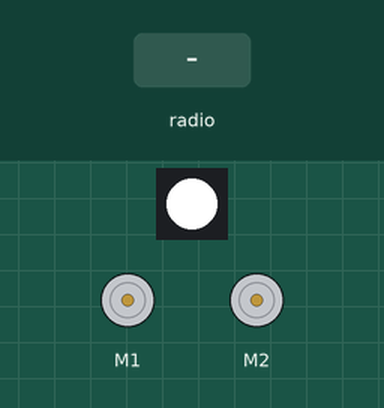
This program was run on a simulated CircuitPython board. Parts: 1 RGB LEDs in strip order, left to right, 2 × DC motor (green arrow = forward, orange = backward, longer = faster). The inputs (shaded band) are chosen by the test bench. No radio messages arrive unless stated (any console line starting 'radio sent:' is added by the test bench); the clock reads 2024-03-15 10:24:30 at power-on unless the program sets it.

Above: at 5.0 s.
5.1 s: radio message "CABRILLO VPF DIVE" arrives
At 5.4 s:
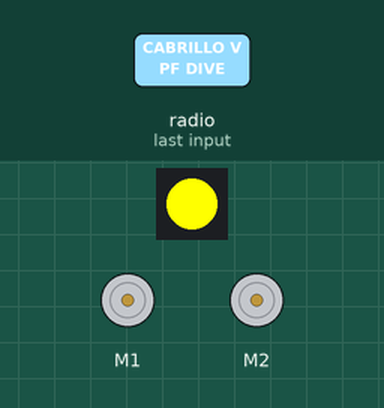
At 36.7 s:
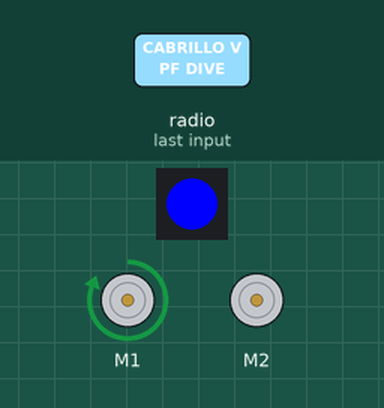
Timing chart, 0 to 51.8 s (numbered marks = the images above; inputs shaded):
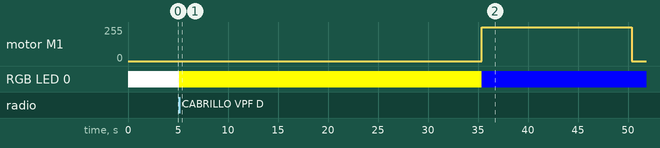

The program:

main.py
```python
'''
code.py

SeaHawk Vertical Profiling Float Code

Copyright (C) 2022-2023 Cabrillo Robotics Club

This program is free software: you can redistribute it and/or modify
it under the terms of the GNU Affero General Public License as published by
the Free Software Foundation, either version 3 of the License, or
(at your option) any later version.

This program is distributed in the hope that it will be useful,
but WITHOUT ANY WARRANTY; without even the implied warranty of
MERCHANTABILITY or FITNESS FOR A PARTICULAR PURPOSE.  See the
GNU Affero General Public License for more details.

You should have received a copy of the GNU Affero General Public License
along with this program.  If not, see <https://www.gnu.org/licenses/>.

Cabrillo Robotics Club
6500 Soquel Drive Aptos, CA 95003
cabrillorobotics@gmail.com
'''

# # # # # # # #
# CONSTANTS
# # # # # # # #

# team number as defined by MATE
TEAM_NUM = "PN03"

# LoRa Device ID for the Float Transceiver
FLOAT_LORA_ID = 18

# LoRa Device ID for the Deck Transceiver
DECK_LORA_ID = 28

# number of seconds to wait on the surface transmitting before diving again
TRANSMIT_DURATION = 30

# number of seconds it takes for the pump to fill the tank
BILGE_FILL_DURATION = 15

# number of seconds it takes for the float to sink to the bottom
DIVE_DURATION = 45

# number of seconds it takes for the pump to empty the tank
BILGE_EMPTY_DURATION = 15

# number of seconds it takes for the float to rise to the surface
SURFACE_DURATION = 15


# # # # # # # #
# IMPORTS
# # # # # # # #

import time
import board
import busio
import digitalio
from adafruit_motorkit import MotorKit

# lora radio library
import adafruit_rfm9x

# neopixel
import neopixel

# # # # # # # # #
# BUS SETUP
# # # # # # # # #

# instantiate the spi interface
spi = busio.SPI(board.SCK, MOSI=board.MOSI, MISO=board.MISO)

# LoRa Module Chip Select on Digital Pin 5
CS = digitalio.DigitalInOut(board.D5)

# LoRa Module Reset on Digital Pin 6
RESET = digitalio.DigitalInOut(board.D6)

# set the radio frequency to 915mhz (NOT 868)
RADIO_FREQ_MHZ = 915.0


# # # # # # # #
# neopixel setup
# # # # # # # #

pixel = neopixel.NeoPixel(board.NEOPIXEL, 1)

pixel.brightness = 1


# # # # # # # #
# LoRa Radio Wing SETUP
# # # # # # # #

# instantiate the lora radio in 915mhz mode
rfm9x = adafruit_rfm9x.RFM9x(spi, CS, RESET, RADIO_FREQ_MHZ)

# set my lora node ID
# I am the float
rfm9x.node = FLOAT_LORA_ID

# set the destination lora node ID
# destination is deck
rfm9x.destination = DECK_LORA_ID


# # # # # # # #
# MotorKit SETUP
# # # # # # # #

# Set up the motor kit
kit = MotorKit()

# stop motors on init
# incase a power cycle happens while motors are running
kit.motor1.throttle = 0.0
kit.motor2.throttle = 0.0


# # # # # # # #
# Functions
# # # # # # # #

# transmit the time in seconds
def transmit():
    # set the neopixel yellow
    pixel.fill((255, 255, 0))

    rfm9x.send(bytes(TEAM_NUM + " " + str(int(time.monotonic())), "utf-8"))
    time.sleep(.5)

# fill the ballast with water to make the float dive
def dive():
    # set the neopixel blue
    pixel.fill((0, 0, 255))
    # motor1 is the motor that fills the reservoir with water
    kit.motor1.throttle = 1.0
    time.sleep(BILGE_FILL_DURATION)
    kit.motor1.throttle = 0.0

# empty the ballast to make the float surface
def surface():
    # set the neopixel green
    pixel.fill((0, 255, 0))
    # motor2 is the motor that empties the reservoir
    kit.motor2.throttle = 1.0
    time.sleep(BILGE_EMPTY_DURATION)
    kit.motor2.throttle = 0.0

# set led white
# hardware init complete
pixel.fill((255,255,255))

# # # # # # # #
# Main Loop
# # # # # # # #

# wait for receive to start
while True:

    packet = rfm9x.receive()

    if packet is None:
        pass
    elif str(packet, "utf-8") == "CABRILLO VPF DIVE":
        break
    else:
        pass

# profiling cycle
while True:
    start_time = time.time()
    while time.time() - start_time < TRANSMIT_DURATION:
        transmit()

    dive()
    time.sleep(DIVE_DURATION)
    surface()
    time.sleep(SURFACE_DURATION)
```

Measured:
- after the input at 5.1 s, motor M1: stopped → forward 255/255 after 30.3 s, → stopped 15.0 s later; RGB LED 0: RGB(255, 255, 255) → RGB(255, 255, 0) at once, → RGB(0, 0, 255) 30.3 s later
